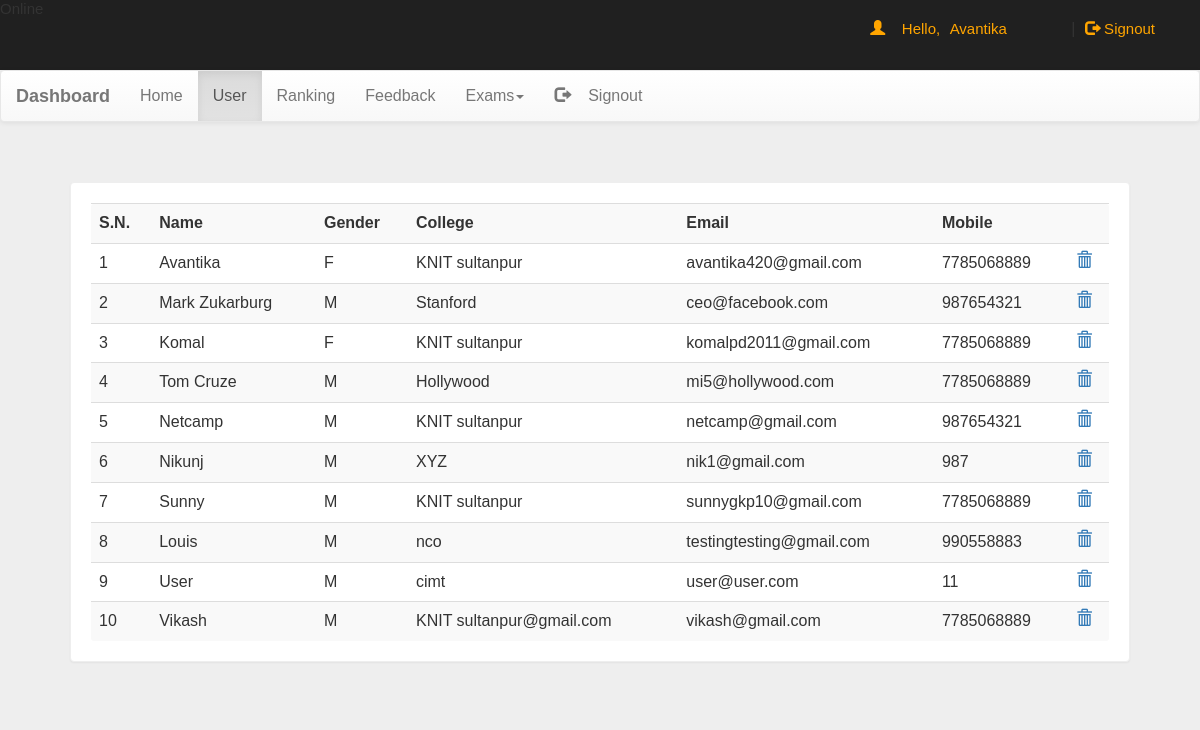
/dash.php?q=1 (signed in), run on the app's committed database.
### tables this page shows
CREATE TABLE `user` (
  `name` varchar(50) NOT NULL,
  `gender` varchar(5) NOT NULL,
  `college` varchar(100) NOT NULL,
  `email` varchar(50) NOT NULL,
  `mob` bigint(20) NOT NULL,
  `password` varchar(50) NOT NULL
);

### dash.php (the view, shortened to what this page needs)
<!DOCTYPE html PUBLIC "-//W3C//DTD XHTML 1.0 Transitional//EN" "http://www.w3.org/TR/xhtml1/DTD/xhtml1-transitional.dtd">
<html xmlns="http://www.w3.org/1999/xhtml">
<head>
<link  rel="stylesheet" href="css/bootstrap.min.css"/>
 <link  rel="stylesheet" href="css/bootstrap-theme.min.css"/>
 <link rel="stylesheet" href="css/main.css">
 <link  rel="stylesheet" href="css/font.css">
</head>
<body  style="background:#eee;">
<div class="header">
<div class="row">
<div class="col-lg-6">
<span class="logo">Online</span></div>
<?php
 include_once 'dbConnection.php';
  if(!(isset($_SESSION['email']))){
header("location:index.php");
}
else
{
$name = $_SESSION['name'];;
echo '<span class="pull-right top title1" ><span class="log1"><span class="glyphicon glyphicon-user" aria-hidden="true"></span>&nbsp;&nbsp;&nbsp;&nbsp;Hello,</span> <a href="account.php" class="log log1">'.$name.'</a>&nbsp;|&nbsp;<a href="logout.php?q=account.php" class="log"><span class="glyphicon glyphicon-log-out" aria-hidden="true"></span>&nbsp;Signout</button></a></span>';
}?>
</div></div>
<nav class="navbar navbar-default title1">
  <div class="container-fluid">
    <div class="navbar-header">
      <a class="navbar-brand" href="dash.php?q=0"><b>Dashboard</b></a>
    </div>
    <div class="collapse navbar-collapse" id="bs-example-navbar-collapse-1">
      <ul class="nav navbar-nav">
        <li <?php if(@$_GET['q']==0) echo'class="active"'; ?>><a href="dash.php?q=0">Home<span class="sr-only">(current)</span></a></li>
        <li <?php if(@$_GET['q']==1) echo'class="active"'; ?>><a href="dash.php?q=1">User</a></li>
		<li <?php if(@$_GET['q']==2) echo'class="active"'; ?>><a href="dash.php?q=2">Ranking</a></li>
		<li <?php if(@$_GET['q']==3) echo'class="active"'; ?>><a href="dash.php?q=3">Feedback</a></li>
        <li class="dropdown <?php if(@$_GET['q']==4 || @$_GET['q']==5) echo'active"'; ?>">
          <a href="#" class="dropdown-toggle" data-toggle="dropdown" role="button" aria-haspopup="true" aria-expanded="false">Exams<span class="caret"></span></a>
        </li><li class="pull-right"> <a href="logout.php?q=account.php"><span class="glyphicon glyphicon-log-out" aria-hidden="true"></span>&nbsp;&nbsp;&nbsp;&nbsp;Signout</a></li>
      </ul>
          </div>
  </div>
</nav>
<div class="container">
<div class="row">
<div class="col-md-12">
<?php if(@$_GET['q']==1) {
$result = mysqli_query($con,"SELECT * FROM user") or die('Error');
echo  '<div class="panel"><div class="table-responsive"><table class="table table-striped title1">
<tr><td><b>S.N.</b></td><td><b>Name</b></td><td><b>Gender</b></td><td><b>College</b></td><td><b>Email</b></td><td><b>Mobile</b></td><td></td></tr>';
$c=1;
while($row = mysqli_fetch_array($result)) {
	$name = $row['name'];
	$mob = $row['mob'];
	$gender = $row['gender'];
    $email = $row['email'];
	$college = $row['college'];
	echo '<tr><td>'.$c++.'</td><td>'.$name.'</td><td>'.$gender.'</td><td>'.$college.'</td><td>'.$email.'</td><td>'.$mob.'</td>
	<td><a title="Delete User" href="update.php?demail='.$email.'"><b><span class="glyphicon glyphicon-trash" aria-hidden="true"></span></b></a></td></tr>';
}
echo '</table></div></div>';
}?>
</div>
</div></div>
</body>
</html>

### css/main.css (style rules this page uses)
body { overflow-x:hidden; width:100%; font: 15px "Century Gothic", "Times Roman", sans-serif; background:#eee; min-height:550px; background-attachment:fixed; }
.panel { border-color:#eee; margin:40px; padding:20px; font: 15px "Century Gothic", "Times Roman", sans-serif; }
.header { background:#202020; height:70px; }
.title1 { font: 16px "Century Gothic", "Times Roman", sans-serif; }
.top { margin-top:20px; }
.log1 { font: 15px 'Ubuntu', sans-serif; color:orange; margin-left:10px; }
.log { margin:10px; margin-right:60px; margin-left:5px; color:orange; text-decoration:none; font-size:20px; font-size:15px; }

### data on the page
user: name "Avantika", gender "F", college "KNIT sultanpur", email "avantika420@gmail.com", mob "7785068889"
user: name "Mark Zukarburg", gender "M", college "Stanford", email "ceo@facebook.com", mob "987654321"
user: name "Komal", gender "F", college "KNIT sultanpur", email "komalpd2011@gmail.com", mob "7785068889"
user: name "Tom Cruze", gender "M", college "Hollywood", email "mi5@hollywood.com", mob "7785068889"
user: name "Netcamp", gender "M", college "KNIT sultanpur", email "netcamp@gmail.com", mob "987654321"
user: name "Nikunj", gender "M", college "XYZ", email "nik1@gmail.com", mob "987"
user: name "Sunny", gender "M", college "KNIT sultanpur", email "sunnygkp10@gmail.com", mob "7785068889"
user: name "Louis", gender "M", college "nco", email "testingtesting@gmail.com", mob "990558883"
user: name "User", gender "M", college "cimt", email "user@user.com", mob "11"
user: name "Vikash", gender "M", college "KNIT sultanpur@gmail.com", email "vikash@gmail.com", mob "7785068889"

### other printed values
$name "Avantika"
